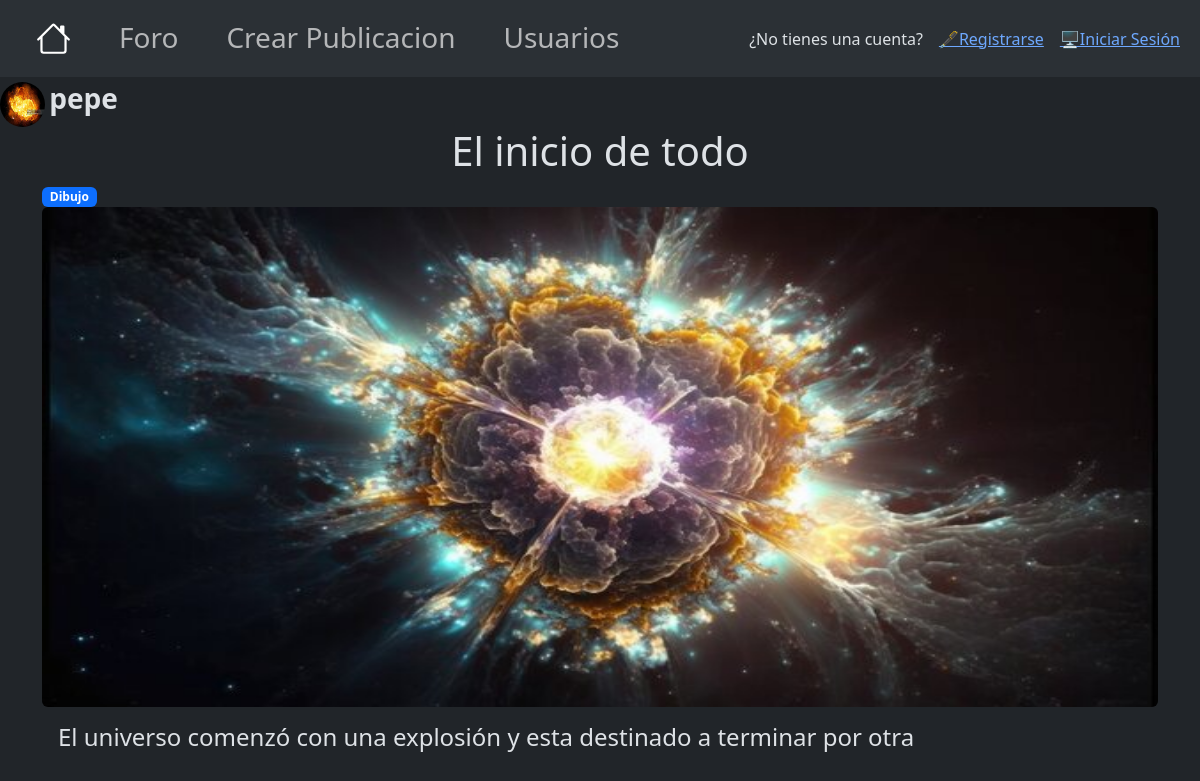
Before: /view/forum/publicacion.php?id=0&publicacion=6 with the older database file.
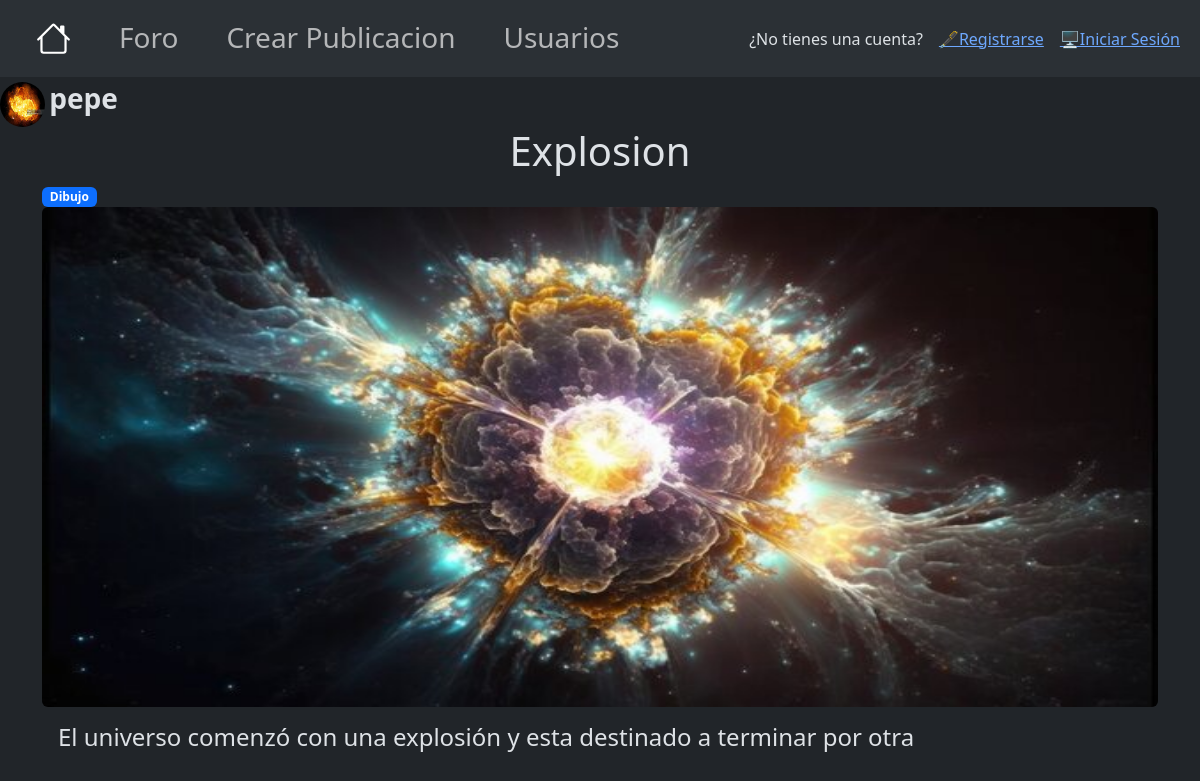
After: the same page with the newer database file.
### tables this page shows
CREATE TABLE `customizacion` (
  `id` int(11) NOT NULL,
  `id_usuario` int(11) NOT NULL,
  `background` varchar(255) NOT NULL,
  `profile_pic` varchar(255) NOT NULL
);

CREATE TABLE `noticias` (
  `id` int(11) NOT NULL,
  `id_user` int(11) NOT NULL,
  `id_categoria` int(11) NOT NULL,
  `titulo` varchar(255) NOT NULL,
  `descripcion` text NOT NULL,
  `imagen` varchar(255) NOT NULL,
  `likes` int(11) NOT NULL,
  `fecha_creacion` varchar(255) NOT NULL
);

CREATE TABLE `users` (
  `id` int(11) NOT NULL,
  `email` varchar(255) NOT NULL,
  `password` varchar(255) NOT NULL,
  `username` varchar(255) NOT NULL,
  `rango` int(11) NOT NULL
);

CREATE TABLE `categorias` (
  `id` int(11) NOT NULL,
  `tipo` varchar(255) NOT NULL
);

### view/forum/publicacion.php (the view, shortened to what this page needs)
<?php
$idPubli = isset($_GET['publicacion']) ? $_GET['publicacion'] : 0;
?>
<!DOCTYPE html>
<html lang="en" data-bs-theme="dark">
<head>
    <link href="https://cdn.jsdelivr.net/npm/bootstrap@5.3.2/dist/css/bootstrap.min.css" rel="stylesheet">
</head>
<body>
    <?php include_once('../../includes/navbar.php');
$sql = 'SELECT N.* , CA.tipo, U.username, U.rango FROM noticias N ';
$sql.= 'INNER JOIN categorias CA ON(N.id_categoria = CA.id) ';
$sql.= 'INNER JOIN users U ON(N.id_user = U.id) WHERE N.id = ? ';
$stmt = $conx->prepare($sql);
$stmt->bind_param('i', $idPubli);
$stmt->execute();
$resultadoSTMT_noticia = $stmt->get_result();
$filaN = $resultadoSTMT_noticia->fetch_object();
$id_author = $filaN->id_user ;
$sql = 'SELECT * FROM customizacion WHERE id_usuario = ?';
$stmt = $conx->prepare($sql);
$stmt->bind_param('i', $id_author);
$stmt->execute();
$resultadoSTMT_custom = $stmt->get_result();
$filaC = $resultadoSTMT_custom->fetch_object();
    ?>
    <img class='rounded-circle' width="45px" height="45px" src="<?php echo $filaC->profile_pic ?>" alt="">
    <b class="fs-3"> <?php echo $filaN->username; ?></b>
    <div class="container">
        <h1 class="text-center"> <?php echo $filaN->titulo ; ?></h1>
        <div class="badge bg-primary"> <?php echo $filaN->tipo ?> </div>
        <img class=' rounded' width="100%" height="500px" src='<?php echo $filaN->imagen ?>' alt="...">
        <h4 class="m-3"> <?php echo $filaN->descripcion ?> </h4>
    </div>
</body>
</html>

### includes/navbar.php (shortened to what this page needs)
<?php $id = isset($_GET['id']) ? $_GET['id'] : 0; ?>
<?php require('userdata.php'); ?>
<nav class="navbar navbar-expand-lg bg-body-tertiary">
  <div class="container-fluid">
    <div class="collapse navbar-collapse" id="navbarSupportedContent">
      <ul class="navbar-nav me-auto mb-2 mb-lg-0">
        <li class="nav-item px-3">
          <a class="nav-link active" aria-current="page" href= <?php echo "http://localhost/Programaci%C3%B3n/loginBasile/index.php?id=".$id ?>>
          </a>
        </li>
        <li class="nav-item px-3">
          <a class="nav-link fs-3 lato-thin" href= <?php echo "http://localhost/Programaci%C3%B3n/loginBasile/view/forum/foro.php?id=".$id ?>>Foro</a>
        </li>
        <li class="nav-item px-3">
          <a class="nav-link fs-3" href= <?php echo "http://localhost/Programaci%C3%B3n/loginBasile/view/forum/crear.php?id=".$id ?>>Crear Publicacion</a>
        </li>
        <li class="nav-item px-3">
          <a class="nav-link fs-3" href= <?php echo "http://localhost/Programaci%C3%B3n/loginBasile/view/user/userList.php?id=".$id ?>>Usuarios</a>
        </li>
    </ul>
    <?php if(isset($_SESSION['regularUser']) || isset($_SESSION['administrador']) && $id != '0') {?>
      <?php if ($id != $_SESSION['id']) {
        header('Location: http://localhost/Programaci%C3%B3n/loginBasile/includes/botonCerrar.php?envio=1');
      } ?>
        <div class="dropdown px-5">
    <a class="nav-link dropdown-toggle" href='#' role="button" data-bs-toggle="dropdown" aria-expanded="false">
    <img class="rounded-circle" height="50" width="50" alt="wo" src=" <?php echo $fila2->profile_pic ?>"/>
    </a>
    <ul class="nav-item dropdown-menu">
        <li><a class="dropdown-item" href= <?php echo "http://localhost/Programaci%C3%B3n/loginBasile/view/user/cuenta.php?id=".$id."&cuenta=".$id ?>>Tu perfil</a></li>
        <li><a class="dropdown-item" href= <?php echo "http://localhost/Programaci%C3%B3n/loginBasile/view/user/change.php?id=".$id ?>>Administrar perfil</a></li>
        <li><a class="dropdown-item" href="http://localhost/Programaci%C3%B3n/loginBasile/includes/botonCerrar.php?envio=1">Cerrar sesión</a></li>
    </ul>
    </div>
    <?php } else { ?>
        <text class="fw-medium px-2">¿No tienes una cuenta?</text><a class="nav-item px-2" href="http://localhost/Programaci%C3%B3n/loginBasile/view/loginRegister/register.php">🖋Registrarse</a>
        <a class="nav-item px-2" href="http://localhost/Programaci%C3%B3n/loginBasile/view/loginRegister/login.php">🖥Iniciar Sesión</a>
    <?php } ?>
    </div>
  </div>
</nav>

Changed rows visible on the page:
changed noticias "El universo comenzó con una explosión y esta destinado a terminar por otra": titulo "El inicio de todo" → "Explosion"
